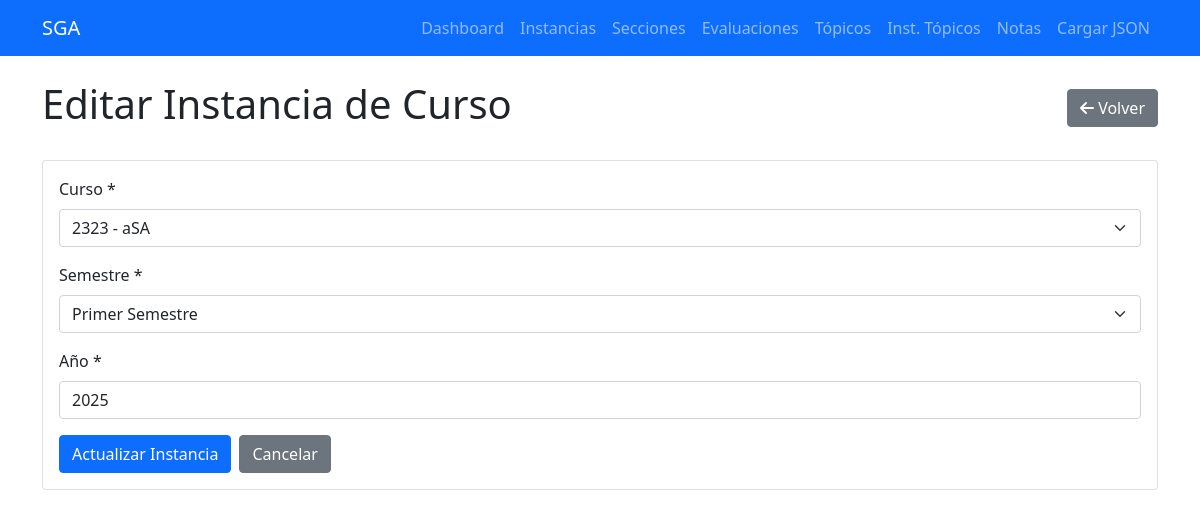
/instancias-curso/1/editar, run on the app's committed database.
### tables this page shows
CREATE TABLE instancias_curso (
            id INTEGER PRIMARY KEY AUTOINCREMENT,
            semestre INTEGER NOT NULL,
            anio INTEGER NOT NULL,
            curso_id INTEGER NOT NULL,
            created_at TIMESTAMP DEFAULT CURRENT_TIMESTAMP, cerrado BOOLEAN DEFAULT 0, fecha_cierre TIMESTAMP NULL,
            FOREIGN KEY (curso_id) REFERENCES cursos (id) ON DELETE CASCADE
        );

CREATE TABLE cursos (
            id INTEGER PRIMARY KEY AUTOINCREMENT,
            codigo TEXT UNIQUE NOT NULL,
            nombre TEXT NOT NULL,
            requisitos TEXT,
            created_at TIMESTAMP DEFAULT CURRENT_TIMESTAMP
        );

### routes/instancia_curso_routes.py (the view, shortened to what this page needs)
@instancia_curso_bp.route('/instancias-curso/<int:id>/editar', methods=['GET', 'POST'])
def editar_instancia(id):
    instancia = InstanciaCurso.obtener_por_id(id)
    if not instancia:
        flash('Instancia de curso no encontrada', 'error')
        return redirect(url_for('instancia_curso.listar_instancias'))
    cursos = Curso.get_all()
    return render_template('instancias_curso/editar.html', instancia=instancia, cursos=cursos)

### db/database.py (called while the page is built)
def get_connection():
    return sqlite3.connect(DATABASE_PATH)

def execute_query(query, params=None):
    conn = get_connection()
    cursor = conn.cursor()
    if params:
        cursor.execute(query, params)
    else:
        cursor.execute(query)
    if query.strip().upper().startswith('SELECT'):
        results = cursor.fetchall()
    else:
        conn.commit()
        results = cursor.lastrowid
    conn.close()
    return results

### models/curso.py (called while the page is built)
    @staticmethod
    def get_all():
        query = "SELECT id, codigo, nombre, requisitos FROM cursos"
        return execute_query(query)

### models/instancia_curso.py (called while the page is built)
    @classmethod
    def obtener_por_id(cls, id):
        query = "SELECT id, semestre, anio, curso_id FROM instancias_curso WHERE id = ?"
        resultado = execute_query(query, (id,))
        if resultado:
            fila = resultado[0]
            return cls(fila[0], fila[1], fila[2], fila[3])
        return None

### templates/instancias_curso/editar.html (shortened to what this page needs)
{% extends "base.html" %}
{% block content %}
<div class="d-flex justify-content-between align-items-center mb-4">
    <h1>Editar Instancia de Curso</h1>
    <a href="{{ url_for('instancia_curso.listar_instancias') }}" class="btn btn-secondary">
        <i class="fas fa-arrow-left"></i> Volver
    </a>
</div>
<div class="card">
    <div class="card-body">
        <form method="POST">
            <div class="mb-3">
                <label for="curso_id" class="form-label">Curso *</label>
                <select class="form-select" id="curso_id" name="curso_id" required>
                    {% for curso in cursos %}
                        <option value="{{ curso[0] }}"
                                {% if curso[0] == instancia.curso_id %}selected{% endif %}>
                            {{ curso[1] }} - {{ curso[2] }}
                        </option>
                    {% endfor %}
                </select>
            </div>
            <div class="mb-3">
                <label for="semestre" class="form-label">Semestre *</label>
                <select class="form-select" id="semestre" name="semestre" required>
                    <option value="1" {% if instancia.semestre == 1 %}selected{% endif %}>Primer Semestre</option>
                </select>
            </div>
            <div class="mb-3">
                <label for="anio" class="form-label">Año *</label>
                <input type="number" class="form-control" id="anio" name="anio"
                       value="{{ instancia.anio }}" min="2000" max="2030" required>
            </div>
            <div class="d-flex gap-2">
                <button type="submit" class="btn btn-primary">Actualizar Instancia</button>
                <a href="{{ url_for('instancia_curso.listar_instancias') }}" class="btn btn-secondary">Cancelar</a>
            </div>
        </form>
    </div>
</div>
{% endblock %}

### data on the page
instancias_curso: curso_id "2323 - aSA", semestre "Primer Semestre", anio "2025"
